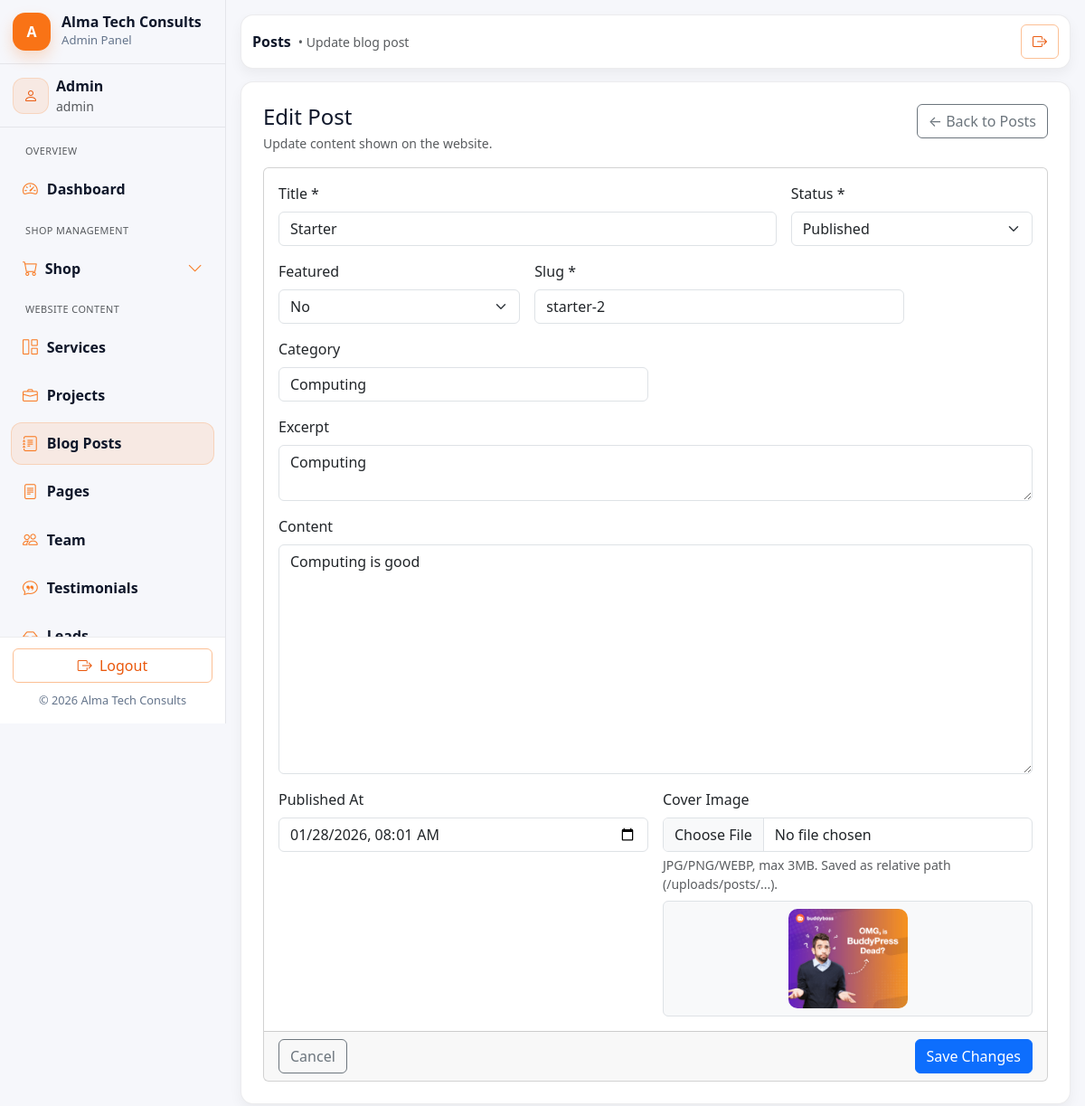
Page /admin/posts/edit.php?id=3 on the committed database.
### tables this page shows
CREATE TABLE `posts` (
  `id` int(10) UNSIGNED NOT NULL,
  `title` varchar(180) NOT NULL,
  `slug` varchar(200) NOT NULL,
  `excerpt` varchar(255) DEFAULT NULL,
  `content` mediumtext DEFAULT NULL,
  `category` varchar(80) DEFAULT NULL,
  `status` enum('published','draft','archived','trashed') NOT NULL DEFAULT 'draft',
  `cover_image` varchar(255) DEFAULT NULL,
  `tags` longtext DEFAULT NULL CHECK (json_valid(`tags`)),
  `published_at` datetime DEFAULT NULL,
  `is_featured` int(11) NOT NULL DEFAULT 0,
  `created_at` datetime NOT NULL DEFAULT current_timestamp(),
  `updated_at` datetime DEFAULT NULL ON UPDATE current_timestamp()
);

### includes/helpers.php (called while the page is built, shortened)
<?php
if (!function_exists('h')) {
  function h($s): string {
    return htmlspecialchars((string)$s, ENT_QUOTES, 'UTF-8');
  }
}

### admin/posts/edit.php (the view, shortened to what this page needs)
<?php
require_once __DIR__ . '/../includes/admin_header.php';
require_once __DIR__ . '/../includes/admin_sidebar.php';
require_once __DIR__ . '/../../includes/helpers.php';
require_once __DIR__ . '/../../includes/db.php';
$db = $GLOBALS['db'] ?? $mysqli ?? null;
$id = (int)($_GET['id'] ?? 0);
$allowedStatus = ['published','draft','archived'];
$post = null;
$stmt = $db->prepare("SELECT id, title, slug, excerpt, content, category, status, cover_image, published_at, is_featured, created_at, updated_at FROM posts WHERE id = ? LIMIT 1");
$stmt->bind_param("i", $id);
$stmt->execute();
$stmt->bind_result($pid, $title, $slug, $excerpt, $content, $category, $status, $cover_image, $published_at, $is_featured, $created_at, $updated_at);
if ($stmt->fetch()) {
  $post = [
    'id' => $pid,
    'title' => $title,
    'slug' => $slug,
    'excerpt' => $excerpt,
    'content' => $content,
    'category' => $category,
    'status' => $status,
    'cover_image' => $cover_image,
    'published_at' => $published_at,
    'is_featured' => $is_featured,
    'created_at' => $created_at,
    'updated_at' => $updated_at,
  ];
}
?>
<div class="admin-main">
  <?php require_once __DIR__ . '/../includes/admin_topbar.php'; ?>
  <div class="admin-card p-4">
    <div class="d-flex justify-content-between align-items-start mb-3">
      <div>
        <h4 class="mb-1">Edit Post</h4>
        <div class="text-muted small">Update content shown on the website.</div>
      </div>
      <a class="btn btn-outline-secondary" href="list.php">← Back to Posts</a>
    </div>
    <form class="card" method="post" enctype="multipart/form-data">
      <div class="card-body">
        <div class="row g-3">
          <div class="col-12 col-lg-8">
            <label class="form-label">Title *</label>
            <input class="form-control" name="title" value="<?= h((string)$post['title']) ?>" required>
          </div>
          <div class="col-12 col-lg-4">
            <label class="form-label">Status *</label>
            <select class="form-select" name="status">
              <?php foreach ($allowedStatus as $s): ?>
                <option value="<?= h($s) ?>" <?= ((string)$post['status'] === $s) ? 'selected' : '' ?>>
                  <?= h(ucfirst($s)) ?>
                </option>
              <?php endforeach; ?>
            </select>
          </div>
          <div class="col-12 col-lg-4">
            <label class="form-label">Featured</label>
            <select class="form-select" name="is_featured">
              <option value="0" <?= (($post['is_featured'] ?? 0) == 0) ? 'selected' : '' ?>>No</option>
            </select>
          </div>
          <div class="col-12 col-lg-6">
            <label class="form-label">Slug *</label>
            <input class="form-control" name="slug" value="<?= h((string)$post['slug']) ?>" required>
          </div>
          <div class="col-12 col-lg-6">
            <label class="form-label">Category</label>
            <input class="form-control" name="category" value="<?= h((string)($post['category'] ?? '')) ?>">
          </div>
          <div class="col-12">
            <label class="form-label">Excerpt</label>
            <textarea class="form-control" name="excerpt" rows="2"><?= h((string)($post['excerpt'] ?? '')) ?></textarea>
          </div>
          <div class="col-12">
            <label class="form-label">Content</label>
            <textarea class="form-control" name="content" rows="10"><?= h((string)($post['content'] ?? '')) ?></textarea>
          </div>
          <div class="col-12 col-lg-6">
            <label class="form-label">Published At</label>
            <input type="datetime-local" class="form-control" name="published_at"
              value="<?= !empty($post['published_at']) ? date('Y-m-d\TH:i', strtotime((string)$post['published_at'])) : '' ?>">
          </div>
          <div class="col-12 col-lg-6">
            <label class="form-label">Cover Image</label>
            <input type="file" class="form-control" name="cover_image" accept="image/*">
            <div class="form-text">JPG/PNG/WEBP, max 3MB. Saved as relative path (/uploads/posts/...).</div>
            <div class="mt-2 border rounded p-2 bg-light d-flex align-items-center justify-content-center" style="min-height:110px;">
              <?php if (!empty($post['cover_image'])): ?>
                <img src="<?= h(rtrim((string)BASE_URL, '/') . '/' . ltrim((string)$post['cover_image'], '/')) ?>" alt="" style="max-height:110px;max-width:100%;object-fit:cover;border-radius:10px;">
              <?php else: ?>
                <div class="text-muted small">No cover image</div>
              <?php endif; ?>
            </div>
          </div>
        </div>
      </div>
      <div class="card-footer d-flex justify-content-between">
        <a class="btn btn-outline-secondary" href="list.php">Cancel</a>
        <button class="btn btn-primary" type="submit">Save Changes</button>
      </div>
    </form>
  </div>
</div>
<?php require_once __DIR__ . '/../includes/admin_footer.php'; ?>

### assets/css/main.css (style rules this page uses)
:root { --orange-900:#c2410c; --orange-700:#ea580c; --orange-600:#f97316; --orange-500:#fb923c; --orange-400:#fdba74; --orange-200:#fed7aa; --orange-100:#ffedd5; --text:#0f172a; --muted:#64748b; --border:#e2e8f0; --bg-soft:#fff7ed; --transition-fast: 0.2s ease; --transition-smooth: 0.3s ease; --transition-bounce: 0.4s cubic-bezier(0.68, -0.55, 0.265, 1.55); }
html { scroll-behavior: smooth; }
body { color: var(--text); background: #ffffff; }
a { transition: color var(--transition-fast); color: var(--text); }
.form-control, .form-select { transition: all var(--transition-smooth); }

### assets/css/admin.css (style rules this page uses)
.admin-shell { background: #f6f7fb; min-height: 100vh; }
:root { --admin-radius: 14px; --admin-border: rgba(15, 23, 42, .08); --admin-shadow: 0 8px 18px rgba(2,6,23,.06); --admin-shadow-soft: 0 6px 14px rgba(2,6,23,.05); }
.admin-main { flex:1; padding: 16px; margin-left: 0; }
.admin-card { border: 1px solid var(--admin-border); border-radius: var(--admin-radius); background:#fff; box-shadow: var(--admin-shadow-soft); }
.admin-main { flex: 1 1 auto; min-width: 0; }
@media (min-width: 992px) { .admin-main { margin-left: 0 !important; } }

### rows in the picture
posts: title "Starter", is_featured "No", slug "starter-2", category "Computing", excerpt "Computing", content "Computing is good", published_at "01/28/2026 08:01", cover_image (picture)

### other values in the picture
$admin['name'] "Admin"
$admin['role'] "admin"
$page_heading "Posts"
$page_subtitle "Update blog post"
form field status "Published"
